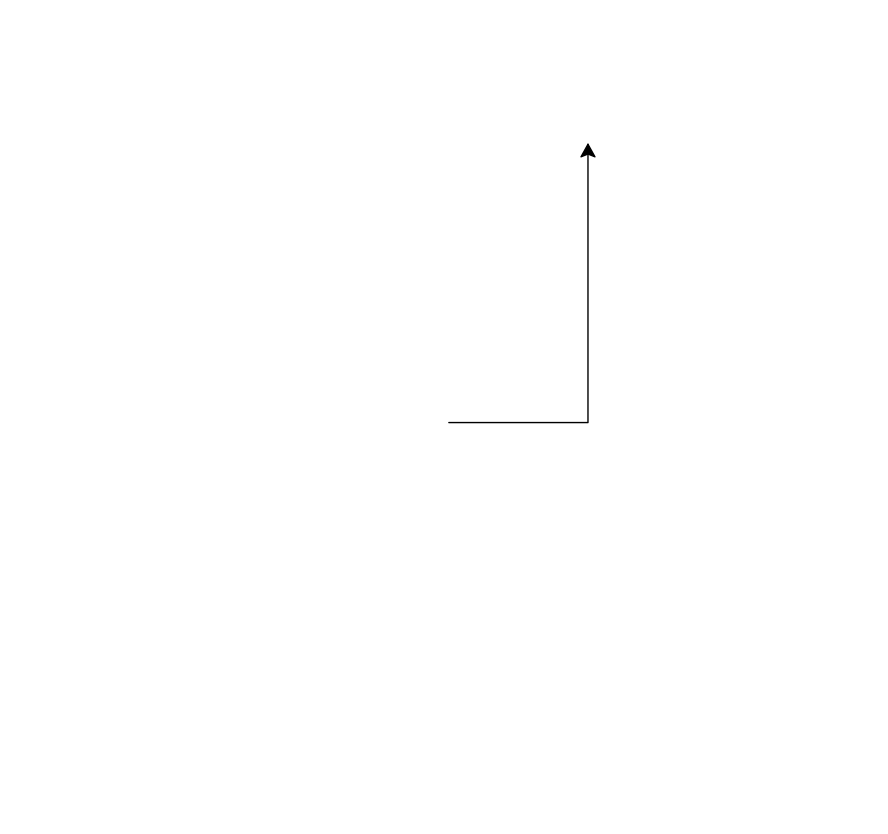

The Python source for this figure:
import turtle

bob = turtle.Turtle()
bob.forward(100)
bob.left(90)
bob.forward(200)
